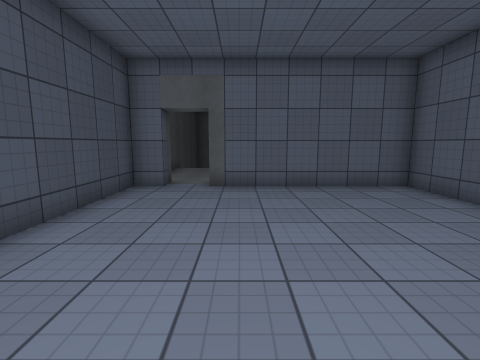
View 1 (above)

21 first-person views from a walk through a 3-D level made in the Unity game engine. The camera is 1.4 m above the floor, tilts 8° down and sees 85° across. The floor is counted in squares, 1 m on a side. Each view is taken from the middle of a square. On the plan, view 1 faces up. The plan holds only what a view shows up to about 13 squares ahead; the rest is blank. The place goes on beyond the plan. The player is left out. Some surface patterns are stand-ins.

View 2
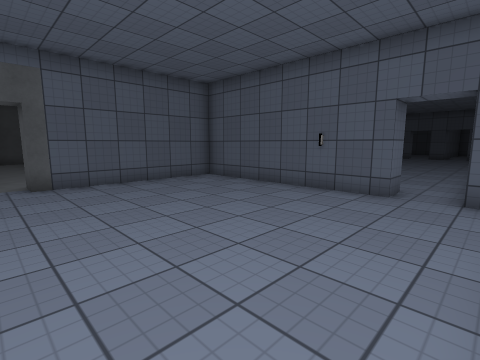

View 3
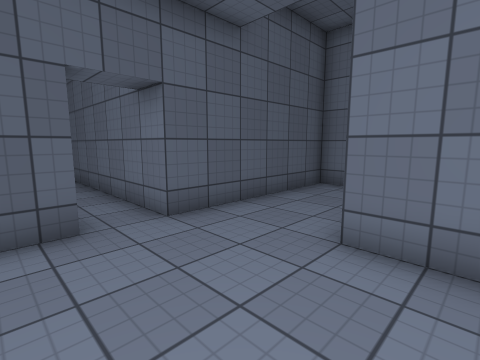

View 4
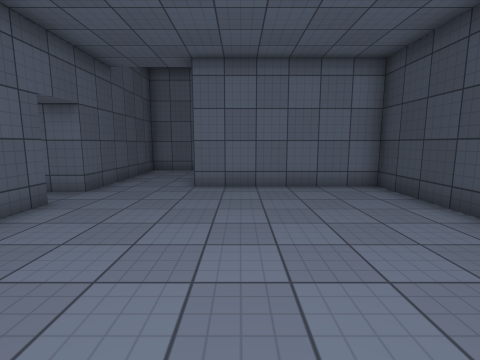

View 5
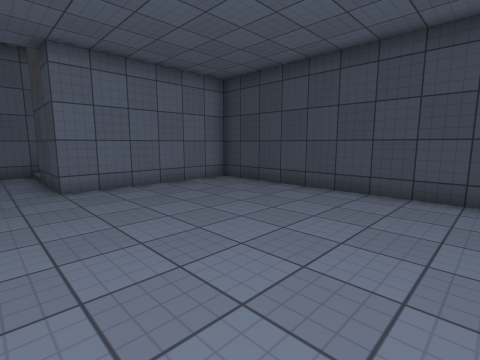

View 6
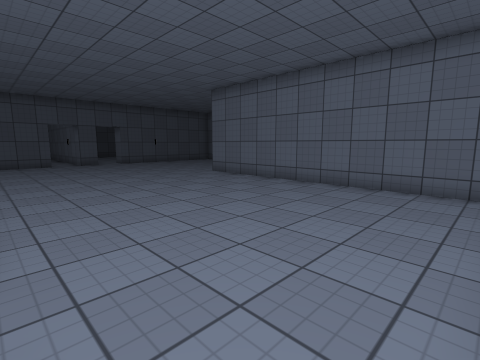

View 7
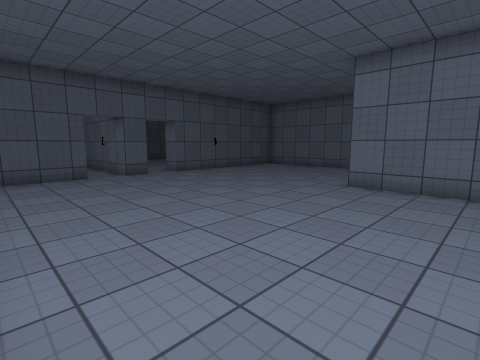

View 8
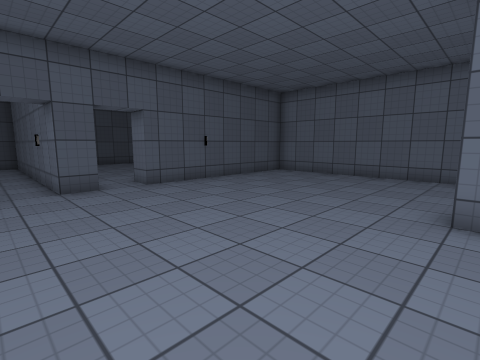

View 9
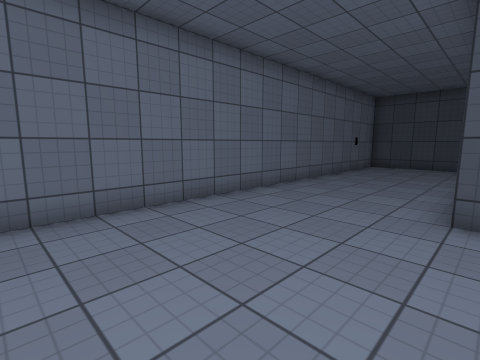

View 10
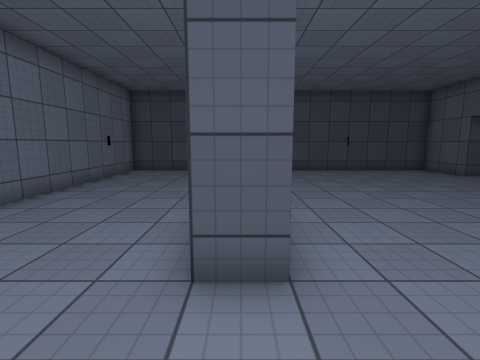

View 11
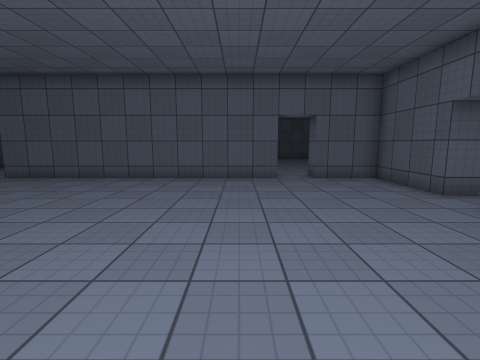

View 12
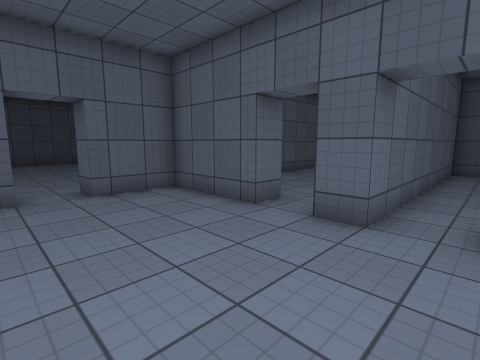

View 13
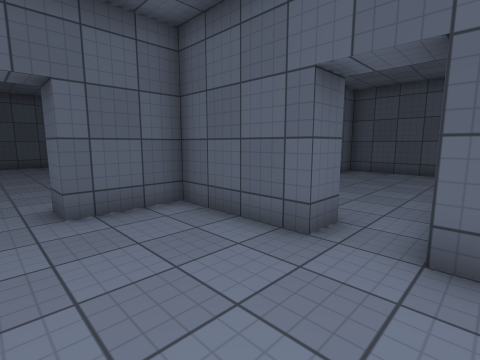

View 14
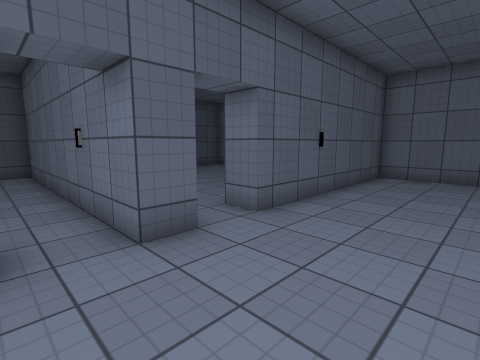

View 15
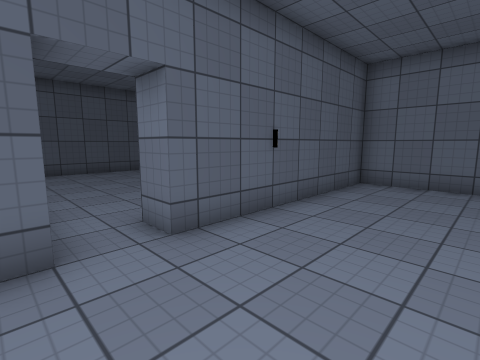

View 16
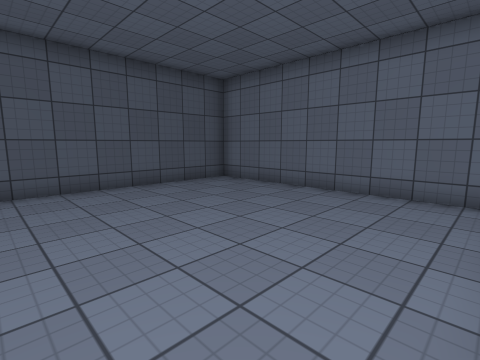

View 17
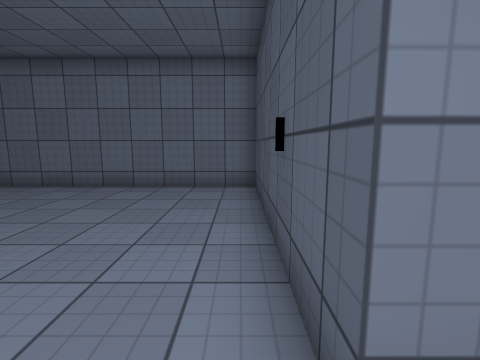

View 18
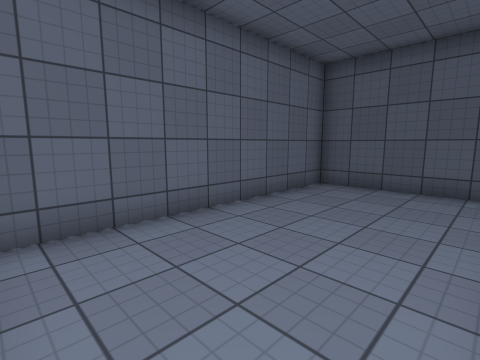

View 19
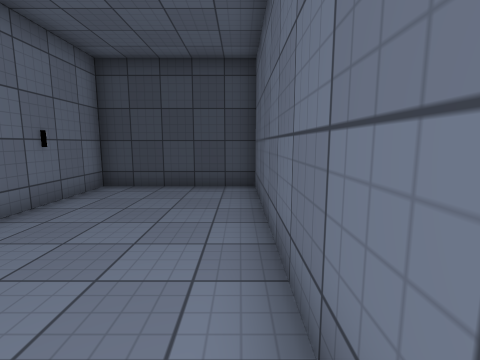

View 20
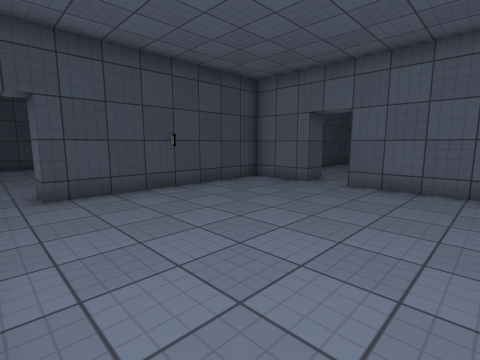

View 21
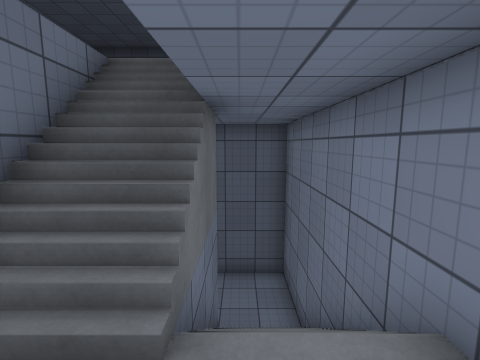

### Floor plan
Key: @ floor where view 1 was taken; # wall or solid block; . main floor; : floor 3 m higher than the main floor; / step, stairs or slope; = window, fence, low wall or low ledge; G garage.
Columns run from 4 left of view 1 to 36 right of it. Each row starts with its distance up from view 1.
 19                            ..
 18                            ..
 17                           ...
 16                           ...
 15                           ...
 14                           ...
 13                           ...
 12             ..            ..
 11             ..            ..
 10              ..           ..
  9 ##.G##########.###########.##############
  8 #.........#...................#.........#
  7 #.........#...................#.........#
  6 #.........#...................#.........#
  5 #.........#...................#.........#
  4 #.........#.............................#
  3 #.........#...................###########
  2 #.........#.............................#
  1 #.........#...................#.........#
  0 #...@.........................#.........#
 -1 #.........############........#.........#
 -2        ...#...................#.........#
 -3    ////...#...................#.........#
 -4    /=//...#...................#.........#
 -5  : ////...#...................#.........#
 -6    ////...#...................#.........#
 -7    ######################################

Positions as (right, up) in squares from view 1, and headings:
1: (0, 0), facing up
2: (-2, -1), facing up-right
3: (1, 2), facing down-right
4: (1, 7), facing down
5: (4, 7), facing down-left
6: (7, 8), facing down-right
7: (14, 8), facing down-right
8: (17, 5), facing down-right
9: (23, -1), facing down-left
10: (20, -1), facing left
11: (20, -2), facing up
12: (21, 1), facing up-right
13: (22, 3), facing up-right
14: (22, 5), facing down-right
15: (22, 3), facing down-right
16: (27, 1), facing down-right
17: (27, 2), facing down
18: (27, 4), facing up-right
19: (15, -2), facing left
20: (14, 0), facing up-left
21: (-3, -5), facing right
